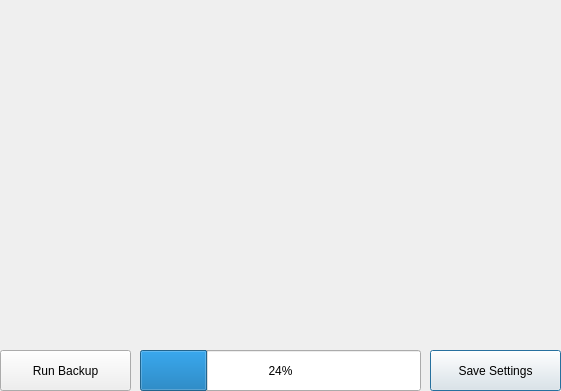
<?xml version="1.0" encoding="UTF-8"?>
<ui version="4.0">
 <class>Dialog</class>
 <widget class="QDialog" name="Dialog">
  <property name="geometry">
   <rect>
    <x>0</x>
    <y>0</y>
    <width>561</width>
    <height>391</height>
   </rect>
  </property>
  <property name="windowTitle">
   <string>Dialog</string>
  </property>
  <widget class="QPushButton" name="pushButton_Save_Settings">
   <property name="geometry">
    <rect>
     <x>430</x>
     <y>350</y>
     <width>131</width>
     <height>41</height>
    </rect>
   </property>
   <property name="text">
    <string>Save Settings</string>
   </property>
  </widget>
  <widget class="QPushButton" name="pushButton_Run_Bakcup">
   <property name="geometry">
    <rect>
     <x>0</x>
     <y>350</y>
     <width>131</width>
     <height>41</height>
    </rect>
   </property>
   <property name="text">
    <string>Run Backup</string>
   </property>
  </widget>
  <widget class="QProgressBar" name="progressBar">
   <property name="geometry">
    <rect>
     <x>140</x>
     <y>350</y>
     <width>281</width>
     <height>41</height>
    </rect>
   </property>
   <property name="value">
    <number>24</number>
   </property>
  </widget>
 </widget>
 <resources/>
 <connections/>
</ui>
